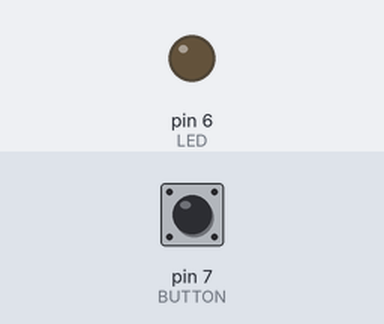
The sketch below on a simulated Arduino Uno, built with avr-gcc and run on an emulated ATmega328P. Parts: output pins drawn as LEDs (lit = HIGH). The test bench sets the inputs (shaded band); at power-on: pin 7 (BUTTON) HIGH.

Above: at 1.2 s.
1.3 s: pin 7 (BUTTON) pulled LOW for 0.15 s
At 2.3 s:
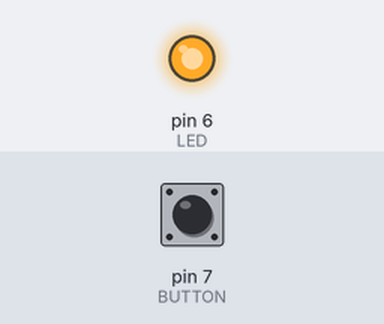
2.9 s: pin 7 (BUTTON) pulled LOW for 1 s
At 3.5 s:
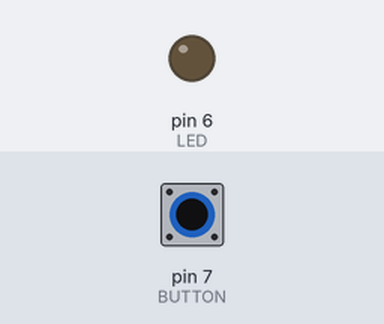
5.4 s: pin 7 (BUTTON) pulled LOW for 3.2 s
At 6.6 s:
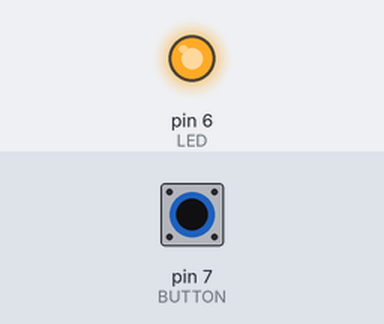
Timing chart, 0 to 8.4 s (numbered marks = the images above; inputs shaded):
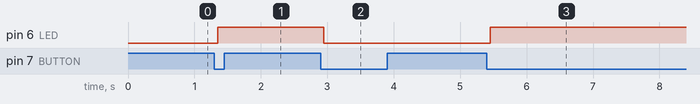

The sketch:

Chambres.ino
```cpp
#define LED 6
#define BUTTON 7

bool ledState = LOW;
bool buttonState;
bool lastButtonState = HIGH;

void setup() {
  pinMode(LED, OUTPUT);
  pinMode(BUTTON, INPUT_PULLUP);
}

void loop() {
  buttonState = digitalRead(BUTTON);


  if (buttonState == LOW && lastButtonState == HIGH) {
    delay(50);
    ledState = !ledState;
    digitalWrite(LED, ledState);
  }

  lastButtonState = buttonState;
}
```

Measured:
- after the input at 1.3 s, pin 6 (LED): LOW → HIGH after 0.05 s
- after the input at 2.9 s, pin 6 (LED): HIGH → LOW after 0.05 s
- after the input at 5.4 s, pin 6 (LED): LOW → HIGH after 0.05 s
